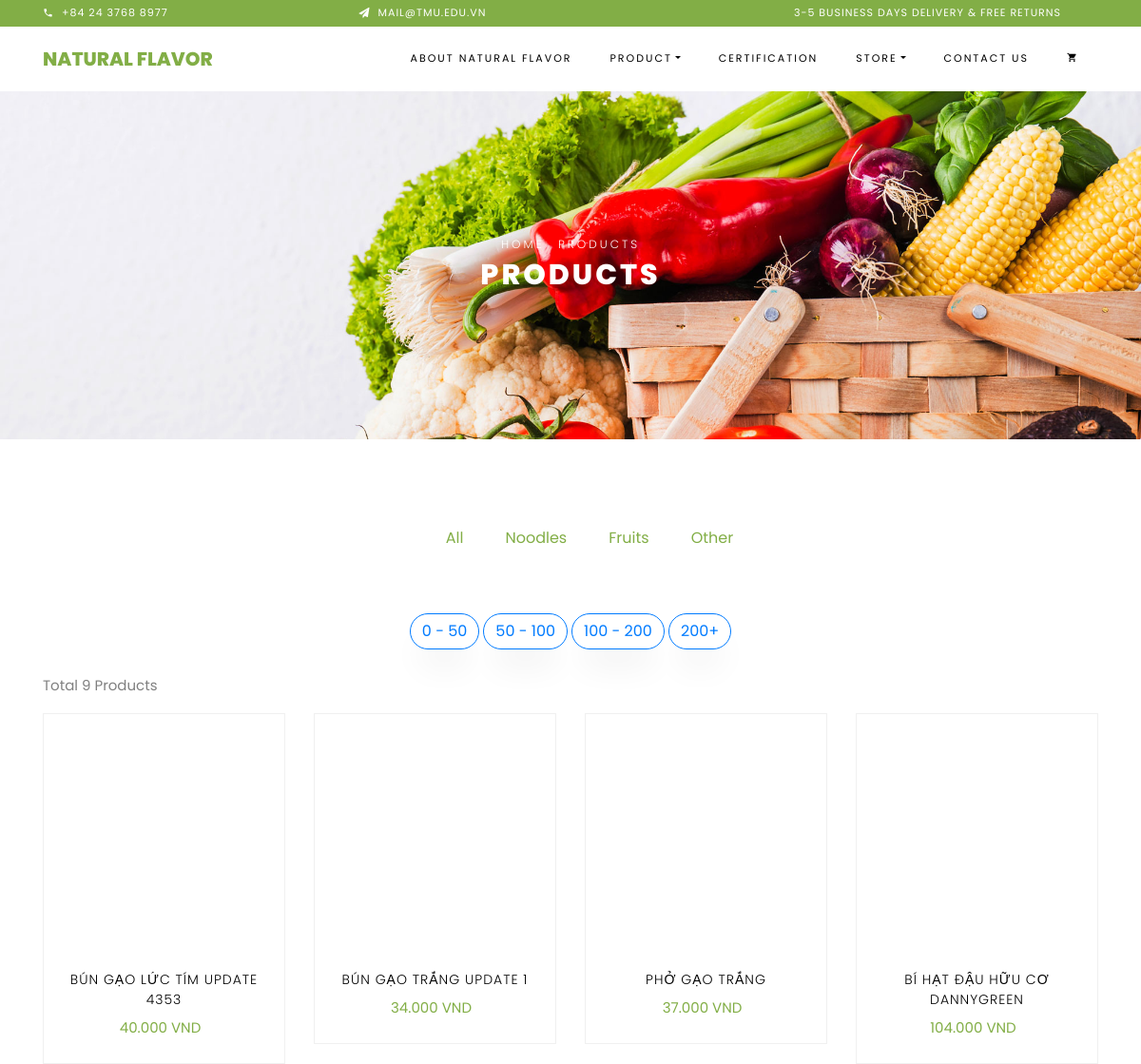
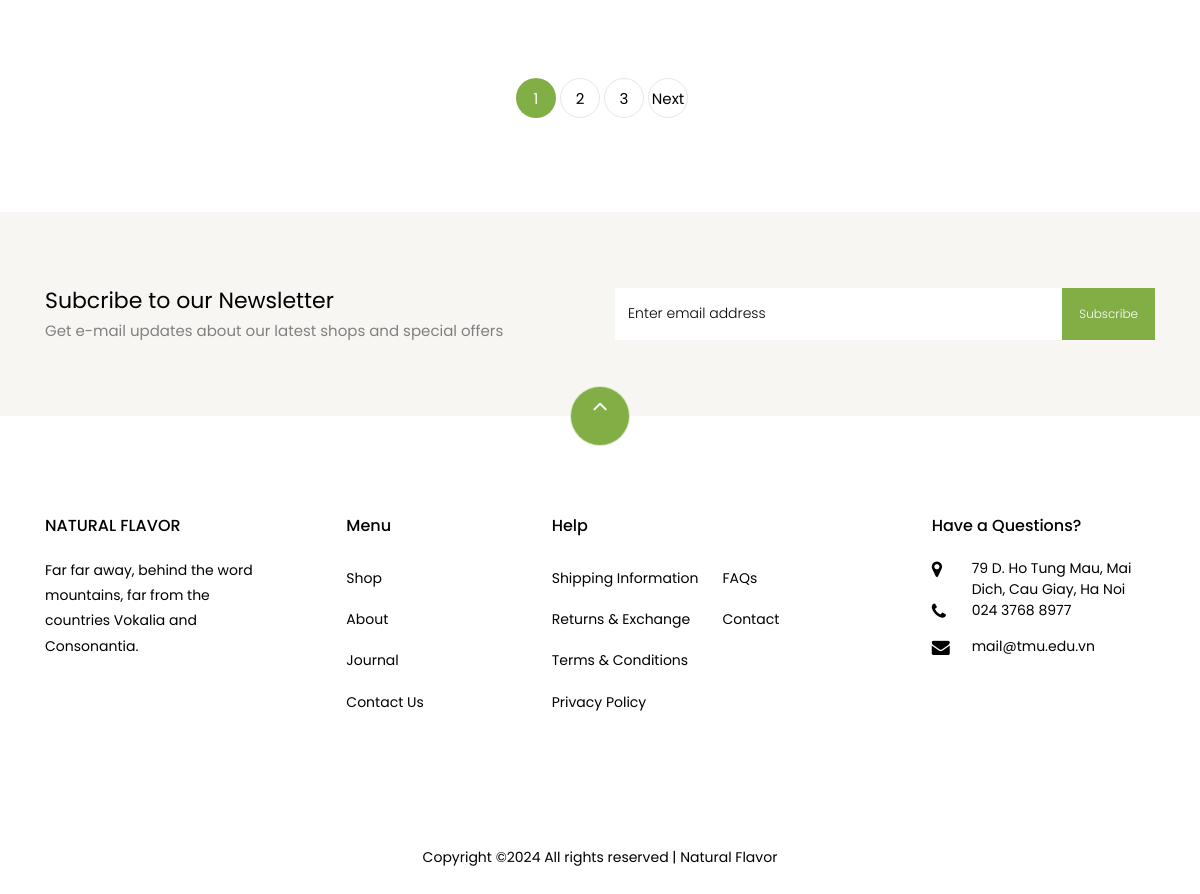
The page /index.php?page=products on the database its author committed (2 pictures, top to bottom).
### tables this page shows
CREATE TABLE `products` (
  `id` int(11) NOT NULL,
  `title` varchar(200) NOT NULL,
  `description` text DEFAULT NULL,
  `price` bigint(12) NOT NULL,
  `rrp` int(11) DEFAULT NULL,
  `quantity` int(11) NOT NULL,
  `img` text DEFAULT NULL,
  `date_added` datetime DEFAULT NULL,
  `category` varchar(25) NOT NULL
);

### index.php (called while the page is built, shortened)
<?php
include 'functions.php';
$page = isset($_GET['page']) && file_exists($_GET['page'] . '.php') ? $_GET['page'] : 'home';
include $page . '.php';
?>

### products.php (the view, shortened to what this page needs)
<?php
$num_products_on_each_page = 4;
$current_page = isset($_GET['p']) && is_numeric($_GET['p']) ? (int)$_GET['p'] : 1;
$category = isset($_GET['c']) ? $_GET['c'] : null;
$price_range = isset($_GET['price_range']) ? $_GET['price_range'] : 'all';
switch ($price_range) {
    default:
        $min_price = 0;
        $max_price = PHP_INT_MAX;
        break;
}
if ($category) {
    $stmt = $pdo->prepare('SELECT * FROM products WHERE category = ? AND price BETWEEN ? AND ? ORDER BY date_added DESC LIMIT ?, ?');
    $stmt->bindValue(1, $category, PDO::PARAM_STR);
    $stmt->bindValue(2, $min_price, PDO::PARAM_INT);
    $stmt->bindValue(3, $max_price, PDO::PARAM_INT);
    $stmt->bindValue(4, ($current_page - 1) * $num_products_on_each_page, PDO::PARAM_INT);
    $stmt->bindValue(5, $num_products_on_each_page, PDO::PARAM_INT);
    $stmt->execute();
    $products = $stmt->fetchAll(PDO::FETCH_ASSOC);https:
    $total_products_stmt = $pdo->prepare('SELECT COUNT(*) FROM products WHERE category = ? AND price BETWEEN ? AND ?');
    $total_products_stmt->bindValue(1, $category, PDO::PARAM_STR);
    $total_products_stmt->bindValue(2, $min_price, PDO::PARAM_INT);
    $total_products_stmt->bindValue(3, $max_price, PDO::PARAM_INT);
    $total_products_stmt->execute();
    $total_products = $total_products_stmt->fetchColumn();
} else {
    $stmt = $pdo->prepare('SELECT * FROM products WHERE price BETWEEN ? AND ? ORDER BY date_added DESC LIMIT ?, ?');
    $stmt->bindValue(1, $min_price, PDO::PARAM_INT);
    $stmt->bindValue(2, $max_price, PDO::PARAM_INT);
    $stmt->bindValue(3, ($current_page - 1) * $num_products_on_each_page, PDO::PARAM_INT);
    $stmt->bindValue(4, $num_products_on_each_page, PDO::PARAM_INT);
    $stmt->execute();
    $products = $stmt->fetchAll(PDO::FETCH_ASSOC);
    $total_products_stmt = $pdo->prepare('SELECT COUNT(*) FROM products WHERE price BETWEEN ? AND ?');
    $total_products_stmt->bindValue(1, $min_price, PDO::PARAM_INT);
    $total_products_stmt->bindValue(2, $max_price, PDO::PARAM_INT);
    $total_products_stmt->execute();
    $total_products = $total_products_stmt->fetchColumn();
}
?>
<?php template_header('') ?>
    <div class="hero-wrap hero-bread" style="background-image: url('imgs/bg_1.jpg');">
        <div class="container">
            <div class="row no-gutters slider-text align-items-center justify-content-center">
                <div class="col-md-9 ftco-animate text-center">
                    <p class="breadcrumbs"><span class="mr-2"><a href="index.html">Home</a></span> <span>Products</span></p>
                    <h1 class="mb-0 bread">Products</h1>
                </div>
            </div>
        </div>
    </div>
    <section class="ftco-section">
        <div class="container">
            <div class="row justify-content-center">
                <div class="col-md-10 mb-5 text-center">
                    <ul class="product-category">
                        <li><a href="index.php?page=products&s=all" class="<?= isset($_GET['s']) && $_GET['s'] == 'all' ? 'active' : '' ?>">All</a></li>
                        <li><a href="index.php?page=products&c=noodles&s=n" class="<?= isset($_GET['s']) && $_GET['s'] == 'n' ? 'active' : '' ?>">Noodles</a></li>
                        <li><a href="index.php?page=products&c=fruits&s=f" class="<?= isset($_GET['s']) && $_GET['s'] == 'f' ? 'active' : '' ?>">Fruits</a></li>
                        <li><a href="index.php?page=products&c=other&s=o" class="<?= isset($_GET['s']) && $_GET['s'] == 'o' ? 'active' : '' ?>">Other</a></li>
                    </ul>
                </div>
            </div>
            <div class="row justify-content-center mb-4">
                <div class="col-md-10 text-center">
                    <a href="index.php?page=products&price_range=0-50" class="btn btn-outline-primary <?= $price_range == '0-50' ? 'active' : '' ?>">0 - 50</a>
                    <a href="index.php?page=products&price_range=50-100" class="btn btn-outline-primary <?= $price_range == '50-100' ? 'active' : '' ?>">50 - 100</a>
                    <a href="index.php?page=products&price_range=100-200" class="btn btn-outline-primary <?= $price_range == '100-200' ? 'active' : '' ?>">100 - 200</a>
                    <a href="index.php?page=products&price_range=+200" class="btn btn-outline-primary <?= $price_range == '+200' ? 'active' : '' ?>">200+</a>
                </div>
            </div>
            <p>Total <?=$total_products?> Products</p>
            <div class="row">
                <?php foreach ($products as $product): ?>
                    <div class="col-md-6 col-lg-3 ftco-animate">
                        <div class="product">
                            <a href="index.php?page=product&id=<?=$product['id']?>" class="img-prod">
                            </a>
                            <div class="text py-3 pb-4 px-3 text-center">
                                <h3><a href="index.php?page=product&id=<?=$product['id']?>"><?=$product['title']?></a></h3>
                                <div class="d-flex">
                                    <div class="pricing">
                                    <span class="mr-2 price-dc" style="color: #82ae46">
                                        <?=$product['price']?>.000 VND
                                    </span>
                                    </div>
                                </div>
                            </div>
                        </div>
                    </div>
                <?php endforeach; ?>
            </div>
            <div class="row mt-5">
                <div class="col text-center">
                    <div class="block-27">
                        <ul>
                            <?php
                            $total_pages = ceil($total_products / $num_products_on_each_page);
                            for ($i = 1; $i <= $total_pages; $i++): ?>
                                <li class="<?= ($i == $current_page) ? 'active' : '' ?>">
                                    <a href="index.php?page=products&p=<?=$i?><?= $category ? '&c=' . urlencode($category) : '' ?>&price_range=<?=$price_range?>"><?=$i?></a>
                                </li>
                            <?php endfor; ?>
                            <li>
                                <?php if ($current_page < $total_pages): ?>
                                    <a href="index.php?page=products&p=<?=$current_page+1?><?= $category ? '&c=' . urlencode($category) : '' ?>&price_range=<?=$price_range?>">Next</a>
                                <?php endif; ?>
                            </li>
                        </ul>
                    </div>
                </div>
            </div>
        </div>
    </section>
<?= template_footer() ?>

### functions.php (shortened to what this page needs)
<?php
function template_header($title) {
echo <<<EOT
<!DOCTYPE html>
<html lang="en">
<head>
    <link rel="stylesheet" href="css/open-iconic-bootstrap.min.css">
    <link rel="stylesheet" href="css/animate.css">
    <link rel="stylesheet" href="css/owl.carousel.min.css">
    <link rel="stylesheet" href="css/owl.theme.default.min.css">
    <link rel="stylesheet" href="css/magnific-popup.css">
    <link rel="stylesheet" href="css/aos.css">
    <link rel="stylesheet" href="css/ionicons.min.css">
    <link rel="stylesheet" href="css/bootstrap-datepicker.css">
    <link rel="stylesheet" href="css/jquery.timepicker.css">
    <link rel="stylesheet" href="css/flaticon.css">
    <link rel="stylesheet" href="css/icomoon.css">
    <link rel="stylesheet" href="css/style.css">
</head>
<body class="goto-here">
<div class="py-1 bg-primary">
    <div class="container">
        <div class="row no-gutters d-flex align-items-start align-items-center px-md-0">
            <div class="col-lg-12 d-block">
                <div class="row d-flex">
                    <div class="col-md pr-4 d-flex topper align-items-center">
                        <div class="icon mr-2 d-flex justify-content-center align-items-center"><span class="icon-phone2"></span></div>
                        <span class="text">+84 24 3768 8977</span>
                    </div>
                    <div class="col-md pr-4 d-flex topper align-items-center">
                        <div class="icon mr-2 d-flex justify-content-center align-items-center"><span class="icon-paper-plane"></span></div>
                        <span class="text">mail@tmu.edu.vn</span>
                    </div>
                    <div class="col-md-5 pr-4 d-flex topper align-items-center text-lg-right">
                        <span class="text">3-5 Business days delivery &amp; Free Returns</span>
                    </div>
                </div>
            </div>
        </div>
    </div>
</div>
<nav class="navbar navbar-expand-lg navbar-dark ftco_navbar bg-dark ftco-navbar-light" id="ftco-navbar">
    <div class="container">
        <a class="navbar-brand" href="index.php">Natural Flavor</a>
        <div class="collapse navbar-collapse" id="ftco-nav">
            <ul class="navbar-nav ml-auto">
                <li class="nav-item"><a href="about.php" class="nav-link">About Natural Flavor</a></li>
                <li class="nav-item dropdown">
                    <a class="nav-link dropdown-toggle" href="products.php" id="dropdown04" data-toggle="dropdown" aria-haspopup="true" aria-expanded="false">Product</a>
                </li>
                <li class="nav-item"><a href="certification.php" class="nav-link">Certification</a></li>
                <li class="nav-item dropdown">
                    <a class="nav-link dropdown-toggle" href="#" id="dropdown04" data-toggle="dropdown" aria-haspopup="true" aria-expanded="false">Store</a>
                </li>
                <li class="nav-item"><a href="contact.php" class="nav-link">Contact Us</a></li>
                <li class="nav-item cta cta-colored">
                    <a href="index.php?page=cart" class="nav-link">
                        <span class="icon-shopping_cart"></span>
                    </a>
                </li>
            </ul>
        </div>
    </div>
</nav>
EOT;
}
function template_footer() {
echo <<<EOT
<section class="ftco-section ftco-no-pt ftco-no-pb py-5 bg-light">
  <div class="container py-4">
    <div class="row d-flex justify-content-center py-5">
      <div class="col-md-6">
        <h2 style="font-size: 22px;" class="mb-0">Subcribe to our Newsletter</h2>
        <span>Get e-mail updates about our latest shops and special offers</span>
      </div>
      <div class="col-md-6 d-flex align-items-center">
        <form action="#" class="subscribe-form">
          <div class="form-group d-flex">
            <input type="text" class="form-control" placeholder="Enter email address">
            <input type="submit" value="Subscribe" class="submit px-3">
          </div>
        </form>
      </div>
    </div>
  </div>
</section>
<footer class="ftco-footer ftco-section">
    <div class="container">
        <div class="row">
            <div class="mouse">
                <a href="#" class="mouse-icon">
                    <div class="mouse-wheel"><span class="ion-ios-arrow-up"></span></div>
                </a>
            </div>
        </div>
        <div class="row mb-5">
            <div class="col-md">
                <div class="ftco-footer-widget mb-4">
                    <h2 class="ftco-heading-2">NATURAL FLAVOR</h2>
                    <p>Far far away, behind the word mountains, far from the countries Vokalia and Consonantia.</p>
                    <ul class="ftco-footer-social list-unstyled float-md-left float-lft mt-5">
                    </ul>
                </div>
            </div>
            <div class="col-md">
                <div class="ftco-footer-widget mb-4 ml-md-5">
                    <h2 class="ftco-heading-2">Menu</h2>
                    <ul class="list-unstyled">
                        <li><a href="#" class="py-2 d-block">Shop</a></li>
                        <li><a href="#" class="py-2 d-block">About</a></li>
                        <li><a href="#" class="py-2 d-block">Journal</a></li>
                        <li><a href="#" class="py-2 d-block">Contact Us</a></li>
                    </ul>
                </div>
            </div>
            <div class="col-md-4">
                <div class="ftco-footer-widget mb-4">
                    <h2 class="ftco-heading-2">Help</h2>
                    <div class="d-flex">
                        <ul class="list-unstyled mr-l-5 pr-l-3 mr-4">
                            <li><a href="#" class="py-2 d-block">Shipping Information</a></li>
                            <li><a href="#" class="py-2 d-block">Returns &amp; Exchange</a></li>
                            <li><a href="#" class="py-2 d-block">Terms &amp; Conditions</a></li>
                            <li><a href="#" class="py-2 d-block">Privacy Policy</a></li>
                        </ul>
                        <ul class="list-unstyled">
                            <li><a href="#" class="py-2 d-block">FAQs</a></li>
                            <li><a href="#" class="py-2 d-block">Contact</a></li>
                        </ul>
                    </div>
                </div>
            </div>
            <div class="col-md">
                <div class="ftco-footer-widget mb-4">
                    <h2 class="ftco-heading-2">Have a Questions?</h2>
                    <div class="block-23 mb-3">
                        <ul>
                            <li><span class="icon icon-map-marker"></span><span class="text">79 D. Ho Tung Mau, Mai Dich, Cau Giay, Ha Noi</span></li>
                            <li><a href="#"><span class="icon icon-phone"></span><span class="text">024 3768 8977</span></a></li>
                            <li><a href="#"><span class="icon icon-envelope"></span><span class="text">mail@tmu.edu.vn</span></a></li>
                        </ul>
                    </div>
                </div>
            </div>
        </div>
        <div class="row">
            <div class="col-md-12 text-center">
                <p>
                    Copyright &copy;<script>document.write(new Date().getFullYear());</script> All rights reserved | Natural Flavor
                </p>
            </div>
        </div>
    </div>
</footer>
</body>
</html>
EOT;
}
?>

### css/icomoon.css (style rules this page uses)
[class^="icon-"], [class*=" icon-"] { font-family: 'icomoon' !important; speak: none; font-style: normal; font-weight: normal; font-variant: normal; text-transform: none; line-height: 1; -webkit-font-smoothing: antialiased; -moz-osx-font-smoothing: grayscale; }
.icon-map-marker:before { content: "\f041"; }
.icon-phone:before { content: "\f095"; }
.icon-envelope:before { content: "\f0e0"; }
.icon-paper-plane:before { content: "\f1d8"; }
.icon-phone2:before { content: "\e0cd"; }
.icon-shopping_cart:before { content: "\e8cc"; }

### rows shown on the page
products: title "BÚN GẠO LỨC TÍM UPDATE 4353", price "40"
products: title "BÚN GẠO TRẮNG UPDATE 1", price "34"
products: title "PHỞ GẠO TRẮNG", price "37"
products: title "BÍ HẠT ĐẬU HỮU CƠ DANNYGREEN", price "104"

### other values the page prints
$total_products "9"
